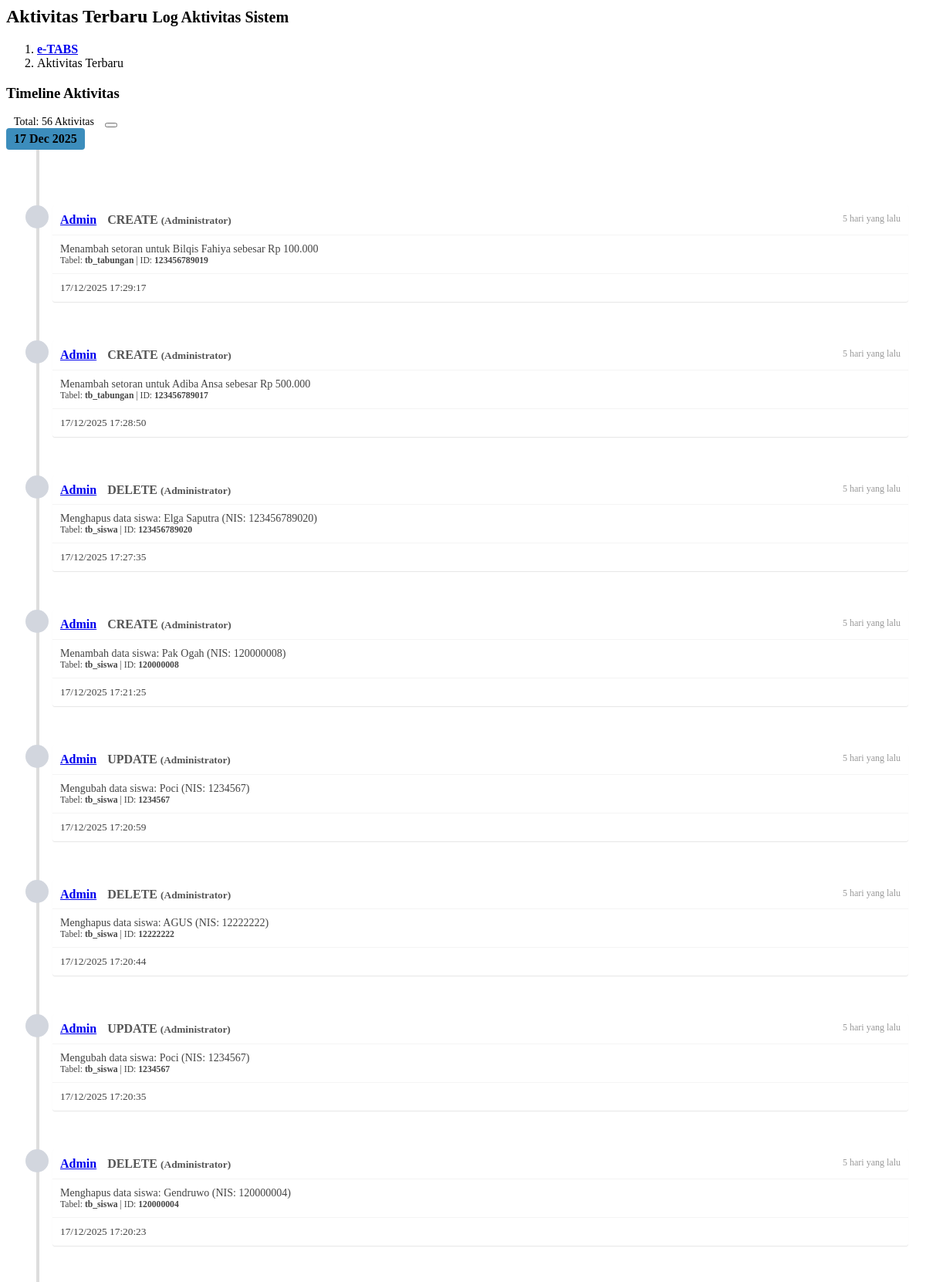
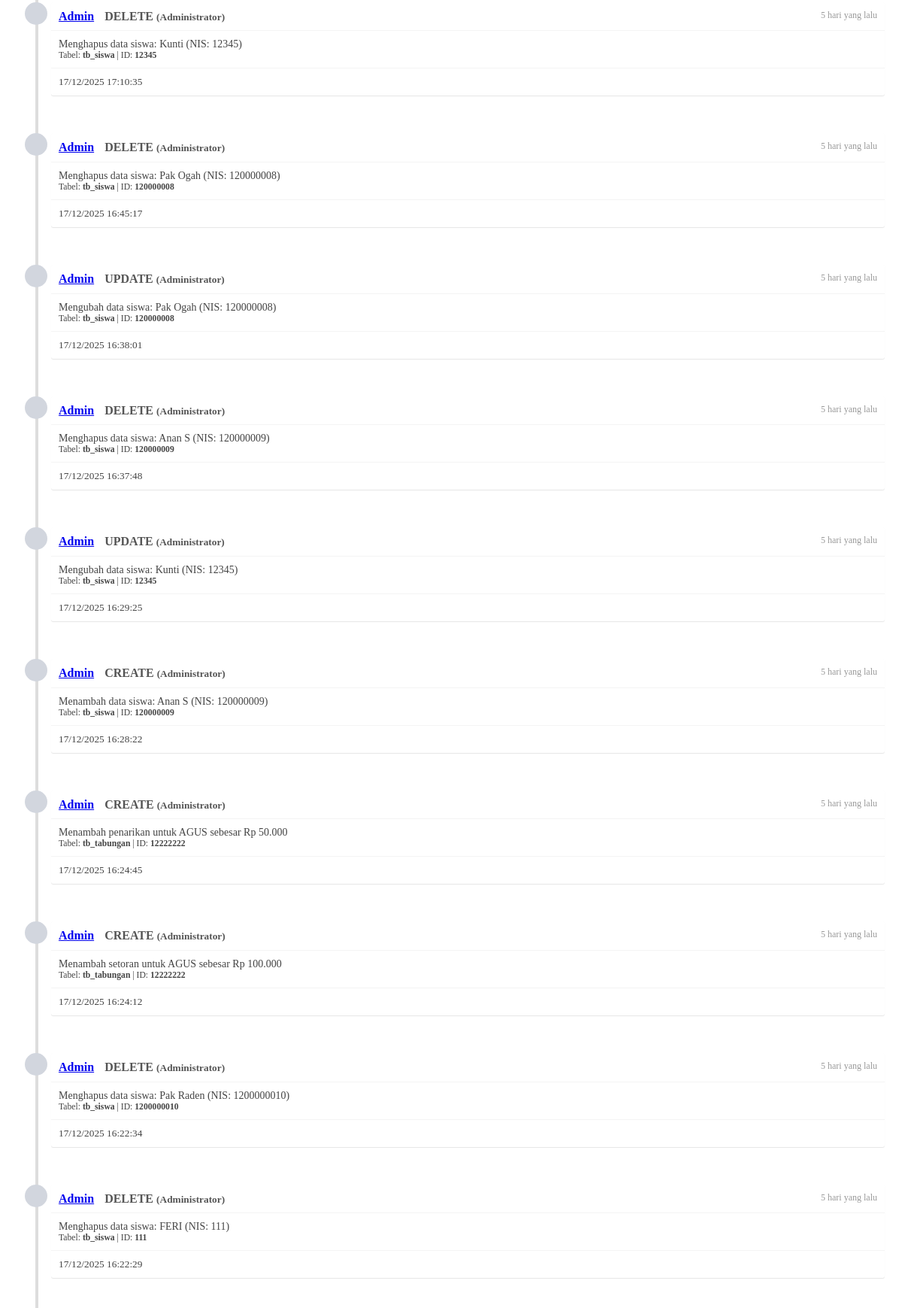
The app's page /admin/activity_log/view_activity.php (upper part) with its own data (2 pictures, top to bottom).
### tables this page shows
CREATE TABLE `tb_activity_log` (
  `id` int(11) NOT NULL AUTO_INCREMENT,
  `user_id` int(11) DEFAULT NULL,
  `user_name` varchar(100) NOT NULL,
  `user_level` varchar(50) DEFAULT NULL,
  `action` varchar(20) NOT NULL,
  `table_name` varchar(50) NOT NULL,
  `record_id` varchar(50) DEFAULT NULL,
  `description` text NOT NULL,
  `icon` varchar(50) DEFAULT 'fa-circle',
  `color` varchar(20) DEFAULT 'default',
  `created_at` datetime NOT NULL,
  PRIMARY KEY (`id`),
  KEY `idx_created_at` (`created_at`),
  KEY `idx_user_id` (`user_id`)
);

### inc/activity_log.php (called while the page is built, shortened)
<?php
if (!function_exists('cleanupOldActivities')) {
function cleanupOldActivities($koneksi) {
    try {
        $sql = "DELETE FROM tb_activity_log WHERE created_at < DATE_SUB(NOW(), INTERVAL 24 HOUR)";
    } catch (Exception $e) {
    }
}
}
if (!function_exists('getActivityCount')) {
function getActivityCount($koneksi) {
    try {
        if (is_object($koneksi) && method_exists($koneksi, 'query')) {
            $sql = "SELECT COUNT(*) as total FROM tb_activity_log";
            $result = $koneksi->query($sql);
            if ($result && $row = $result->fetch_assoc()) {
                return (int)$row['total'];
            }
        } elseif (is_resource($koneksi)) {
            $sql = "SELECT COUNT(*) as total FROM tb_activity_log";
            $result = mysqli_query($koneksi, $sql);
            if ($result && $row = mysqli_fetch_assoc($result)) {
                return (int)$row['total'];
            }
        }
    } catch (Exception $e) {
    }
    return 0;
}
}
if (!function_exists('getRecentActivities')) {
function getRecentActivities($koneksi, $limit = 50) {
    try {
        $activities = [];
        $limit = (int)$limit;
        if (is_object($koneksi) && method_exists($koneksi, 'query')) {
            $sql = "SELECT * FROM tb_activity_log ORDER BY created_at DESC LIMIT $limit";
            $result = $koneksi->query($sql);
            if ($result) {
                while ($row = $result->fetch_assoc()) {
                    $activities[] = $row;
                }
            }
        }
    } catch (Exception $e) {
    }
    return $activities;
}
}

### admin/activity_log/view_activity.php (the view, shortened to what this page needs)
<?php
include "../../inc/koneksi.php";
include "../../inc/activity_log.php";
$total_activities = getActivityCount($koneksi);
$activities = getRecentActivities($koneksi, 100);
?>
<section class="content-header">
	<h1>
		<i class="fa fa-history"></i> Aktivitas Terbaru
		<small>Log Aktivitas Sistem</small>
	</h1>
	<ol class="breadcrumb">
		<li>
			<a href="index.php">
				<b>e-TABS</b>
			</a>
		</li>
		<li class="active">Aktivitas Terbaru</li>
	</ol>
</section>
<section class="content">
	<div class="row">
		<div class="col-md-12">
			<div class="box box-primary">
				<div class="box-header with-border">
					<h3 class="box-title">
						<i class="fa fa-list"></i> Timeline Aktivitas
					</h3>
					<div class="box-tools pull-right">
						<span class="label label-info" style="font-size: 14px; padding: 5px 10px;">
							<i class="fa fa-bell"></i> Total: <?php echo number_format($total_activities); ?> Aktivitas
						</span>
						<button type="button" class="btn btn-box-tool" data-widget="collapse">
						</button>
					</div>
				</div>
				<div class="box-body">
					<?php if (empty($activities)): ?>
					<div class="alert alert-info">
						<i class="fa fa-info-circle"></i> Belum ada aktivitas yang tercatat.
					</div>
					<?php else: ?>
					<ul class="timeline">
						<?php
						$current_date = '';
						foreach ($activities as $index => $activity):
							$activity_date = date('Y-m-d', strtotime($activity['created_at']));
							$time_ago = getTimeAgo($activity['created_at']);
							if ($current_date != $activity_date):
								$current_date = $activity_date;
								$date_label = date('d M Y', strtotime($activity_date));
						?>
						<li class="time-label">
							<span class="bg-blue">
								<?php echo $date_label; ?>
							</span>
						</li>
						<?php endif; ?>
						<?php
						$created_at = $activity['created_at'];
						$timestamp = strtotime($created_at);
						?>
						<li>
							<i class="fa <?php echo htmlspecialchars($activity['icon']); ?> bg-<?php echo htmlspecialchars($activity['color']); ?>"></i>
							<div class="timeline-item">
								<span class="time" data-timestamp="<?php echo $timestamp; ?>">
									<i class="fa fa-clock-o"></i> <span class="time-text"><?php echo $time_ago; ?></span>
								</span>
								<h3 class="timeline-header">
									<a href="#"><?php echo htmlspecialchars($activity['user_name']); ?></a>
									<span class="label label-<?php echo htmlspecialchars($activity['color']); ?>" style="margin-left: 10px;">
										<?php echo htmlspecialchars($activity['action']); ?>
									</span>
									<?php if ($activity['user_level']): ?>
									<small class="text-muted">(<?php echo htmlspecialchars($activity['user_level']); ?>)</small>
									<?php endif; ?>
								</h3>
								<div class="timeline-body">
									<?php echo htmlspecialchars($activity['description']); ?>
									<?php if ($activity['table_name']): ?>
									<br><small class="text-muted">
										<i class="fa fa-table"></i> Tabel: <strong><?php echo htmlspecialchars($activity['table_name']); ?></strong>
										<?php if ($activity['record_id']): ?>
										| ID: <strong><?php echo htmlspecialchars($activity['record_id']); ?></strong>
										<?php endif; ?>
									</small>
									<?php endif; ?>
								</div>
								<div class="timeline-footer">
									<small class="text-muted">
										<i class="fa fa-calendar"></i> <?php echo date('d/m/Y H:i:s', strtotime($activity['created_at'])); ?>
									</small>
								</div>
							</div>
						</li>
						<?php endforeach; ?>
					</ul>
					<?php endif; ?>
				</div>
			</div>
		</div>
	</div>
</section>
<?php
function getTimeAgo($datetime) {
	$timestamp = strtotime($datetime);
	$now = time();
	$diff = $now - $timestamp;
	if ($diff < 60) {
		return 'Baru saja';
	} elseif ($diff < 3600) {
		$minutes = floor($diff / 60);
		return $minutes . ' menit yang lalu';
	} elseif ($diff < 86400) {
		$hours = floor($diff / 3600);
		return $hours . ' jam yang lalu';
	} elseif ($diff < 604800) {
		$days = floor($diff / 86400);
		return $days . ' hari yang lalu';
	} else {
		return date('d M Y', $timestamp);
	}
}
?>

### admin/activity_log/view_activity.php (style rules this page uses)
.timeline { position: relative; margin: 0 0 30px 0; padding: 0; list-style: none; }
.timeline:before { content: ''; position: absolute; top: 0; bottom: 0; left: 40px; width: 4px; margin-left: -1.5px; background-color: #ddd; }
.timeline > li { position: relative; margin-bottom: 50px; min-height: 50px; }
.timeline > li:before, .timeline > li:after { content: " "; display: table; }
.timeline > li:after { clear: both; }
.timeline > li > .timeline-item { -webkit-box-shadow: 0 1px 1px rgba(0,0,0,0.1); box-shadow: 0 1px 1px rgba(0,0,0,0.1); border-radius: 3px; margin-top: 0; background: #fff; color: #444; margin-left: 60px; margin-right: 15px; padding: 0; position: relative; }
.timeline > li > .timeline-item > .time { color: #999; float: right; padding: 10px; font-size: 12px; }
.timeline > li > .timeline-item > .timeline-header { margin: 0; color: #555; border-bottom: 1px solid #f4f4f4; padding: 10px; font-size: 16px; line-height: 1.1; }
.timeline > li > .timeline-item > .timeline-body, .timeline > li > .timeline-item > .timeline-footer { padding: 10px; }
.timeline > li > .timeline-item > .timeline-body { font-size: 14px; }
.timeline > li > .timeline-item > .timeline-footer { border-top: 1px solid #f4f4f4; }
.timeline > li.time-label > span { font-weight: 600; padding: 5px 10px; display: inline-block; background-color: #fff; border-radius: 4px; }
.timeline > li > i { width: 30px; height: 30px; font-size: 15px; line-height: 30px; position: absolute; color: #fff; background: #d2d6de; border-radius: 50%; text-align: center; left: 25px; top: 0; }
.timeline > li > .fa, .timeline > li > .glyphicon, .timeline > li > .ion { width: 30px; height: 30px; font-size: 15px; line-height: 30px; position: absolute; color: #fff; background: #d2d6de; border-radius: 50%; text-align: center; left: 25px; top: 0; }
.timeline > li > .bg-blue { background-color: #3c8dbc !important; }

### records on screen
tb_activity_log: created_at "17 Dec 2025", user_name "Admin", action "CREATE", user_level "Administrator", description "Menambah setoran untuk Bilqis Fahiya sebesar Rp 100.000", table_name "tb_tabungan", record "123456789019", created_at "17/12/2025 17:29:17"
tb_activity_log: user_name "Admin", action "CREATE", user_level "Administrator", description "Menambah setoran untuk Adiba Ansa sebesar Rp 500.000", table_name "tb_tabungan", record "123456789017", created_at "17/12/2025 17:28:50"
tb_activity_log: user_name "Admin", action "DELETE", user_level "Administrator", description "Menghapus data siswa: Elga Saputra (NIS: 123456789020)", table_name "tb_siswa", record "123456789020", created_at "17/12/2025 17:27:35"
tb_activity_log: user_name "Admin", action "CREATE", user_level "Administrator", description "Menambah data siswa: Pak Ogah (NIS: 120000008)", table_name "tb_siswa", record "120000008", created_at "17/12/2025 17:21:25"
tb_activity_log: user_name "Admin", action "UPDATE", user_level "Administrator", description "Mengubah data siswa: Poci (NIS: 1234567)", table_name "tb_siswa", record "1234567", created_at "17/12/2025 17:20:59"
tb_activity_log: user_name "Admin", action "DELETE", user_level "Administrator", description "Menghapus data siswa: AGUS (NIS: 12222222)", table_name "tb_siswa", record "12222222", created_at "17/12/2025 17:20:44"
tb_activity_log: user_name "Admin", action "UPDATE", user_level "Administrator", description "Mengubah data siswa: Poci (NIS: 1234567)", table_name "tb_siswa", record "1234567", created_at "17/12/2025 17:20:35"
tb_activity_log: user_name "Admin", action "DELETE", user_level "Administrator", description "Menghapus data siswa: Gendruwo (NIS: 120000004)", table_name "tb_siswa", record "120000004", created_at "17/12/2025 17:20:23"
tb_activity_log: user_name "Admin", action "DELETE", user_level "Administrator", description "Menghapus data siswa: Kunti (NIS: 12345)", table_name "tb_siswa", record "12345", created_at "17/12/2025 17:10:35"
tb_activity_log: user_name "Admin", action "DELETE", user_level "Administrator", description "Menghapus data siswa: Pak Ogah (NIS: 120000008)", table_name "tb_siswa", record "120000008", created_at "17/12/2025 16:45:17"
tb_activity_log: user_name "Admin", action "UPDATE", user_level "Administrator", description "Mengubah data siswa: Pak Ogah (NIS: 120000008)", table_name "tb_siswa", record "120000008", created_at "17/12/2025 16:38:01"
tb_activity_log: user_name "Admin", action "DELETE", user_level "Administrator", description "Menghapus data siswa: Anan S (NIS: 120000009)", table_name "tb_siswa", record "120000009", created_at "17/12/2025 16:37:48"
tb_activity_log: user_name "Admin", action "UPDATE", user_level "Administrator", description "Mengubah data siswa: Kunti (NIS: 12345)", table_name "tb_siswa", record "12345", created_at "17/12/2025 16:29:25"
tb_activity_log: user_name "Admin", action "CREATE", user_level "Administrator", description "Menambah data siswa: Anan S (NIS: 120000009)", table_name "tb_siswa", record "120000009", created_at "17/12/2025 16:28:22"
tb_activity_log: user_name "Admin", action "CREATE", user_level "Administrator", description "Menambah penarikan untuk AGUS sebesar Rp 50.000", table_name "tb_tabungan", record "12222222", created_at "17/12/2025 16:24:45"
tb_activity_log: user_name "Admin", action "CREATE", user_level "Administrator", description "Menambah setoran untuk AGUS sebesar Rp 100.000", table_name "tb_tabungan", record "12222222", created_at "17/12/2025 16:24:12"
tb_activity_log: user_name "Admin", action "DELETE", user_level "Administrator", description "Menghapus data siswa: Pak Raden (NIS: 1200000010)", table_name "tb_siswa", record "1200000010", created_at "17/12/2025 16:22:34"
tb_activity_log: user_name "Admin", action "DELETE", user_level "Administrator", description "Menghapus data siswa: FERI (NIS: 111)", table_name "tb_siswa", record "111", created_at "17/12/2025 16:22:29"

### other values on screen
$total_activities "56"
